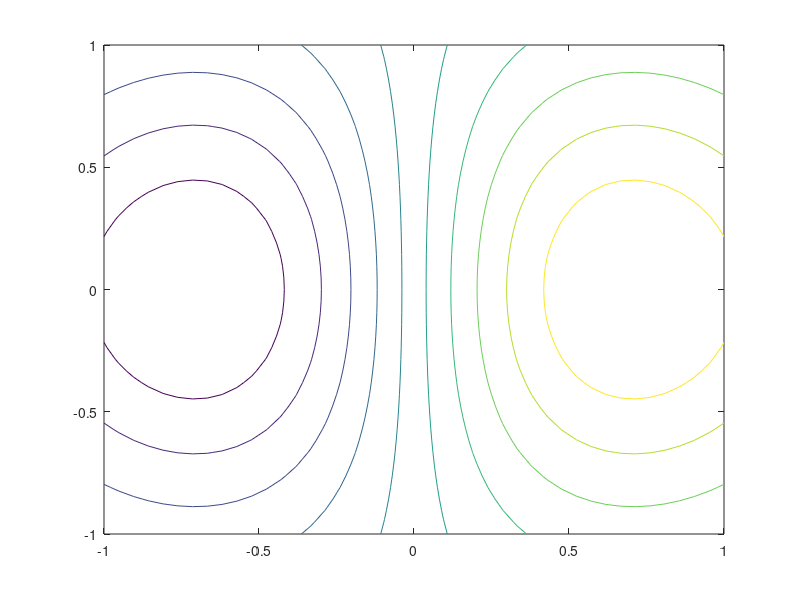

The MATLAB source for this figure: (Note: this script raises an error after producing the figure.)
function tmp
[x,y]=meshgrid(-1:1/21:1);
z=x.*exp(-x.^2-y.^2);
[c,h]=contour(x,y,z);
set(h,'EdgeColor',0.45*[1 1 1])
ndx=1:3:length(x);
x=x(ndx,ndx); y=y(ndx,ndx); z=z(ndx,ndx);
[u,v]=gradient(z,1/7);
p1=[x(:),y(:)]; u=u(:); v=v(:);
m=abs(u+i*v); % gradient magnitude
daspect([1 1 1]), set(gca,'color',0.3*[1 1 1])
hold on, colormap hot, scale=0.4;
arrow3(p1,p1+scale*[u,v],'|',min(1.25*m,0.85))
hold off, h=colorbar;
set(h,'YTickLabel',num2str(str2double(get(h,...
  'YTickLabel'))/scale))
keyboard


function hn=arrow3(p1,p2,s,w,h,ip,alpha,beta)
% ARROW3 (R13)
%   ARROW3(P1,P2) draws lines from P1 to P2 with directional arrowheads.
%   P1 and P2 are either nx2 or nx3 matrices.  Each row of P1 is an
%   initial point, and each row of P2 is a terminal point.
%
%   ARROW3(P1,P2,S,W,H,IP,ALPHA,BETA) can be used to specify properties
%   of the line, initial point marker, and arrowhead.  S is a character
%   string made with one element from any or all of the following 3
%   columns:
%
%     Color Switches      LineStyle            LineWidth
%     ------------------  -------------------  --------------------
%     k  blacK (default)  -  solid (default)   0.5 points (default)
%     y  Yellow           :  dotted            0   no lines
%     m  Magenta          -. dashdot           /   LineWidthOrder
%     c  Cyan             -- dashed
%     r  Red              *  LineStyleOrder            _______ __  
%     g  Green                                       ^        |    
%     b  Blue                                       / \       |    
%     w  White                        Arrowhead    /   \   Height  
%     a  Asparagus                                /     \     |    
%     d  Dark gray                               /       \    |    
%     e  Evergreen                              /___   ___\ __|__  
%     f  Firebrick                             |    | |    |       
%     h  Hot pink                              |-- Width --|       
%     i  Indigo                                |    | |    |       
%     j  Jade                                       | |            
%     l  Light gray                                 | |            
%     n  Nutbrown                                   | |            
%     p  Pear                                       | |            
%     q  kumQuat                      Line       -->| |<--LineWidth
%     s  Sky blue                                   | |            
%     t  Tawny                                      | |            
%     u  bUrgundy                                   | |            
%     v  Violet                                     | |            
%     z  aZure                                      | |            
%     x  random                       Initial      /   \           
%     o  colorOrder                   Point    -->(     )<--IP     
%     |  magnitude                    Marker       \_ _/           
%
%     -------------------------------------------------------------
%                          Color Equivalencies
%     -------------------------------------------------------------
%     ColorOrder     Arrow3         |     Simulink       Arrow3
%     ----------     ----------     |     ----------     ----------
%     Color1         Blue           |     LightBlue      aZure
%     Color2         Evergreen      |     DarkGreen      Asparagus
%     Color3         Red            |     Orange         kumQuat
%     Color4         Sky blue       |     Gray           Light gray
%     Color5         Violet         |
%     Color6         Pear           |
%     Color7         Dark gray      |
%     -------------------------------------------------------------
%
%   The components of S may be specified in any order.  Invalid
%   characters in S will be ignored and replaced by default settings.
%
%   Prefixing the color code with '_' produces a darker shade, e.g.
%   '_t' is dark tawny; prefixing the color code with '^' produces a
%   lighter shade, e.g. '^q' is light kumquat.  The relative brightness
%   of light and dark color shades is controlled by the scalar parameter
%   BETA.  Color code prefixes do not affect black (k), white (w), or
%   the special color switches (xo|).
%
%   ColorOrder may be achieved in two fashions:  The user may either
%   set the ColorOrder property (using RGB triples) or define the
%   global variable ColorOrder (using a string of valid color codes).
%   If the color switch is specified with 'o', and the global variable
%   ColorOrder is a string of color codes (color switches less 'xo|',
%   optionally prefixed with '_' or '^'), then the ColorOrder property
%   will be set to the sequence of colors indicated by the ColorOrder
%   variable.  The color sequence 'bersvpd' matches the default
%   ColorOrder property.  If the color switch is specified with 'o', and
%   the global variable ColorOrder is empty or invalid, then the current
%   ColorOrder property will be used.  Note that the ColorOrder variable
%   takes precedence over the ColorOrder property.
%
%   The magnitude color switch is used to visualize vector magnitudes
%   in conjunction with a colorbar.  If the color switch is specified
%   with '|', colors are linearly interpolated from the current ColorMap
%   according to the length of the associated line.  This option sets
%   CLim to [MinM,MaxM], where MinM and MaxM are the minimum and maximum
%   magnitudes, respectively.
%
%   The current LineStyleOrder property will be used if LineStyle is
%   specified with '*'.  MATLAB cycles through the line styles defined
%   by the LineStyleOrder property only after using all colors defined
%   by the ColorOrder property.  If however, the global variable
%   LineWidthOrder is defined, and LineWidth is specified with '/',
%   then each line will be drawn with sequential color, linestyle, and
%   linewidth.
%
%   W (default = 1) is a vector of arrowhead widths; use W = 0 for no
%   arrowheads.  H (default = 3W) is a vector of arrowhead heights.  If
%   vector IP is neither empty nor negative, initial point markers will
%   be plotted with diameter IP; for default diameter W, use IP = 0.
%   The units of W, H and IP are 1/72 of the PlotBox diagonal.
%
%   ALPHA (default = 1) is a vector of FaceAlpha values ranging between
%   0 (clear) and 1 (opaque).  FaceAlpha is a surface (arrowhead and
%   initial point marker) property and does not affect lines.  FaceAlpha
%   is not supported for 2D rendering.
%
%   BETA (default = 0.4) is a scalar that controls the relative
%   brightness of light and dark color shades, ranging between 0 (no
%   contrast) and 1 (maximum contrast).
%
%   Plotting lines with a single color, linestyle, and linewidth is
%   faster than plotting lines with multiple colors and/or linestyles.
%   Plotting lines with multiple linewidths is slower still.  ARROW3
%   chooses renderers that produce the best screen images; exported
%   or printed plots may benefit from different choices.
%
%   ARROW3(P1,P2,S,W,H,'cone',...) will plot cones with bases centered
%   on P1 in the direction given by P2.  In this instance, P2 is
%   interpreted as a direction vector instead of a terminal point.
%   Neither initial point markers nor lines are plotted with the 'cone'
%   option.
%
%   HN = ARROW3(P1,P2,...) returns a vector of handles to line and
%   surface objects created by ARROW3.
%
%   ARROW3 COLORS will plot a table of named colors with default
%   brightness.  ARROW3('colors',BETA) will plot a table of named
%   colors with brightness BETA.
%
%   ARROW3 attempts to preserve the appearance of existing axes.  In
%   particular, ARROW3 will not change XYZLim, View, or CameraViewAngle.
%   ARROW3 does not, however, support stretch-to-fill scaling.  AXIS
%   NORMAL will restore the current axis box to full size and remove any
%   restrictions on the scaling of units, but will likely result in
%   distorted arrowheads and initial point markers.  See
%   (arrow3_messes_up_my_plots.html).
%
%   If a particular aspect ratio or variable limit is required, use
%   DASPECT, PBASPECT, AXIS, or XYZLIM commands before calling ARROW3.
%   Changing limits or aspect ratios after calling ARROW3 may alter the
%   appearance of arrowheads and initial point markers.  ARROW3 sets
%   XYZCLimMode to manual for all plots, sets DataAspectRatioMode to
%   manual for linear plots, and sets PlotBoxAspectRatioMode to manual
%   for log plots and 3D plots.  CameraViewAngleMode is also set to
%   manual for 3D plots.
%
%   ARROW3 UPDATE will restore the appearance of arrowheads and
%   initial point markers that have become corrupted by changes to
%   limits or aspect ratios.  ARROW3('update',SF) will redraw initial
%   point markers and arrowheads with scale factor SF.  If SF has one
%   element, SF scales W, H and IP.  If SF has two elements, SF(1)
%   scales W and IP, and SF(2) scales H.  If SF has three elements,
%   SF(1) scales W, SF(2) scales H, and SF(3) scales IP.  All sizes are
%   relative to the current PlotBox diagonal.
%
%   ARROW3 UPDATE COLORS will update the magnitude coloring of
%   arrowheads, initial point markers, and lines to conform to the
%   current ColorMap.
%
%   HN = ARROW3('update',...) returns a vector of handles to updated
%   objects.
%
%   EXAMPLES:
%
%     % 2D vectors
%     arrow3([0 0],[1 3])
%     arrow3([0 0],[1 2],'-.e')
%     arrow3([0 0],[10 10],'--x2',1)
%     arrow3(zeros(10,2),50*rand(10,2),'x',1,3)
%     arrow3(zeros(10,2),[10*rand(10,1),500*rand(10,1)],'u')
%     arrow3(10*rand(10,2),50*rand(10,2),'x',1,[],1)
%
%     % 3D vectors
%     arrow3([0 0 0],[1 1 1])
%     arrow3(zeros(20,3),50*rand(20,3),'--x1.5',2)
%     arrow3(zeros(100,3),50*rand(100,3),'x',1,3)
%     arrow3(zeros(10,3),[10*rand(10,1),500*rand(10,1),50*rand(10,1)],'a')
%     arrow3(10*rand(10,3),50*rand(10,3),'x',[],[],0)
%
%     % 3D animation
%     t=(0:pi/40:8*pi)'; u=cos(t); v=sin(t);
%     plot3(20*t,u,v)
%     axis([0,600,-1.5,1.5,-1.5,1.5])
%     grid on, view(35,25)
%     hold on
%     pbaspect([1.8,1.4,1])
%     arrow3(zeros(3),diag([500,1.5,1.5]),'l',0.7,[],0)
%     p=[20*t,u,v]; inc=4:1:length(t);
%     p2=p(inc,:); p1=p(inc-1,:);
%     hn=arrow3(p1(1,:),p2(1,:),'0_b',0.7);
%     for i=2:1:length(p1)
%       delete(hn)
%       hn=arrow3(p1(i,:),p2(i,:),'0_b',0.7);
%       pause(0.01)
%     end
%     hold off
%
%     % Cone plot
%     t=(pi/8:pi/8:2*pi)'; p1=[cos(t) sin(t) t]; p2=repmat([0 0 1],16,1);
%     arrow3(p1,p2,'x',2,4,'cone'), hold on
%     plot3(p1(:,1),p1(:,2),p1(:,3)), hold off
%     pause % change cone size
%     arrow3('update',[1,2])
%
%     % Just for fun
%     arrow3(zeros(100,3),50*rand(100,3),'x',8,4,[],0.95)
%     light('position',[-10 -10 -10],'style','local')
%     light('position',[60,60,60]), lighting gouraud
%
%     % ColorOrder variable, color code prefixes, and Beta
%     global ColorOrder, ColorOrder='^ui^e_hq^v';
%     theta=[0:pi/22:pi/2]';
%     arrow3(zeros(12,2),[cos(theta),sin(theta)],'1.5o',1.5,[],[],[],0.5)
%
%     % ColorOrder property, LineStyleOrder, and LineWidthOrder
%     global ColorOrder, ColorOrder=[];
%     set(gca,'ColorOrder',[1,0,0;0,0,1;0.25,0.75,0.25;0,0,0])
%     set(gca,'LineStyleOrder',{'-','--','-.',':'})
%     global LineWidthOrder, LineWidthOrder=[1,2,4,8];
%     w=[1,2,3,4]; h=[4,6,4,2];
%     arrow3(zeros(4,2),[10*rand(4,1),500*rand(4,1)],'o*/',w,h,0)
%
%     % Magnitude coloring
%     colormap spring
%     arrow3(20*randn(20,3),50*randn(20,3),'|',[],[],0)
%     set(gca,'color',0.7*[1,1,1])
%     set(gcf,'color',0.5*[1,1,1]), grid on, colorbar
%     pause % change the ColorMap and update colors
%     colormap hot
%     arrow3('update','colors')
%
%     % LogLog plot
%     set(gca,'xscale','log','yscale','log');
%     axis([1e2,1e8,1e-2,1e-1]); hold on
%     p1=repmat([1e3,2e-2],15,1);
%     q1=[1e7,1e6,1e5,1e4,1e3,1e7,1e7,1e7,1e7,1e7,1e7,1e6,1e5,1e4,1e3];
%     q2=1e-2*[9,9,9,9,9,7,5,4,3,2,1,1,1,1,1]; p2=[q1',q2'];
%     global ColorOrder, ColorOrder=[];
%     set(gca,'ColorOrder',rand(15,3))
%     arrow3(p1,p2,'o'), grid on, hold off
%
%     % SemiLogX plot
%     set(gca,'xscale','log','yscale','linear');
%     axis([1e2,1e8,1e-2,1e-1]); hold on
%     p1=repmat([1e3,0.05],15,1);
%     q1=[1e7,1e6,1e5,1e4,1e3,1e7,1e7,1e7,1e7,1e7,1e7,1e6,1e5,1e4,1e3];
%     q2=1e-2*[9,9,9,9,9,7,5,4,3,2,1,1,1,1,1]; p2=[q1',q2'];
%     arrow3(p1,p2,'x'), grid on, hold off
%
%     % SemiLogY plot
%     set(gca,'xscale','linear','yscale','log');
%     axis([2,8,1e-2,1e-1]); hold on
%     p1=repmat([3,2e-2],17,1);
%     q1=[7,6,5,4,3,7,7,7,7,7,7,7,7,6,5,4,3];
%     q2=1e-2*[9,9,9,9,9,8,7,6,5,4,3,2,1,1,1,1,1]; p2=[q1',q2'];
%     set(gca,'LineStyleOrder',{'-','--','-.',':'})
%     arrow3(p1,p2,'*',1,[],0), grid on, hold off
%
%     % Color tables
%     arrow3('colors')           % default color table
%     arrow3('colors',0.3)       % low contrast color table
%     arrow3('colors',0.5)       % high contrast color table
%
%     % Update initial point markers and arrowheads
%     % relative to the current PlotBox diagonal
%     arrow3('update')           % redraw same size
%     arrow3('update',2)         % redraw double size
%     arrow3('update',0.5)       % redraw half size
%     arrow3('update',[0.5,2,1]) % redraw W half size,
%                                %        H double size, and
%                                %        IP same size
%
%     See also (arrow3_examples.html), (arrow3_messes_up_my_plots.html).

%   Copyright(c)2002-2013 Version 5.15
%     Tom Davis (tdavis@metzgerwillard.com)
%     Jeff Chang

%   Revision History:
%
%     01/15/13 - Use AppData instead of UserData. (TD)
%     07/27/11 - Added animation example. (TD)
%     05/13/09 - Corrected spelling errors (TD)
%     03/16/08 - Updated contact information (TD)
%     10/23/07 - Corrected zero magnitude exclusion (TD)
%     09/08/07 - Added cone plot option; removed adaptive grid
%                spacing; corrected scale factor; removed "nearly"
%                tight limits (TD)
%     07/24/07 - Ignore zero-magnitude input (TD)
%     07/08/07 - Modified named colors to match named Simulink
%                colors; added light and dark shades for basic
%                colors (ymcrgb) (TD)
%     07/01/07 - Modified named colors to match default ColorOrder
%                colors (TD)
%     06/24/07 - Error checking for empty P1, P2 (TD)
%     06/17/07 - Trim colors,W,H,IP,ALPHA to LENGTH(P1) (TD)
%     05/27/07 - Magnitude coloring and documentation revision (TD)
%     03/10/07 - Improved code metrics (TD)
%     02/21/07 - Preserve existing axis appearance;
%                use relative sizes for W, H, and IP;
%                removed version checking; minor bug fixes (TD) 
%     01/09/04 - Replaced calls to LINSPACE, INTERP1, and
%                COLORMAP (TD)
%     12/17/03 - Semilog examples, CAXIS support, magnitude
%                coloring, and color updating; use CData instead
%                of FaceColor; minor bug fixes (TD)
%     07/17/03 - Changed 2D rendering from OpenGL to ZBuffer;
%                defined HN for COLORS and UPDATE options (TD)
%     02/27/03 - Replaced calls to RANDPERM, VIEW, REPMAT, SPHERE,
%                and CYLINDER; added ZBuffer for log plots, RESET
%                for CLA and CLF, and ABS for W and H (TD)
%     02/01/03 - Added UPDATE scale factor and MATLAB version
%                checking, replaced call to CROSS (TD)
%     12/26/02 - Added UserData and UPDATE option (TD)
%     11/16/02 - Added more named colors, color code prefix,
%                global ColorOrder, ALPHA , and BETA (TD)
%     10/12/02 - Added global LineWidthOrder,
%                vectorized W, H and IP (TD)
%     10/05/02 - Changed CLF to CLA for subplot support,
%                added ColorOrder and LineStyleOrder support (TD)
%     04/27/02 - Minor log plot revisions (TD)
%     03/26/02 - Added log plot support (TD)
%     03/24/02 - Adaptive grid spacing control to trade off
%                appearance vs. speed based on size of matrix (JC)
%     03/16/02 - Added "axis tight" for improved appearance (JC)
%     03/12/02 - Added initial point marker (TD)
%     03/03/02 - Added aspect ratio support (TD)
%     03/02/02 - Enhanced program's user friendliness (JC)
%                (lump Color, LineStyle, and LineWidth together)
%     03/01/02 - Replaced call to ROTATE (TD)
%     02/28/02 - Modified line plotting,
%                added linewidth and linestyle (TD)
%     02/27/02 - Minor enhancements on 3D appearance (JC)
%     02/26/02 - Minor enhancements for speed (TD&JC)
%     02/26/02 - Optimize PLOT3 and SURF for speed (TD)
%     02/25/02 - Return handler, error handling, color effect,
%                generalize for 2D/3D vectors (JC)
%     02/24/02 - Optimize PLOT3 and SURF for speed (TD)
%     02/23/02 - First release (JC&TD)

%-------------------------------------------------------------------------
% Error Checking
global LineWidthOrder ColorOrder
if nargin<8 || isempty(beta), beta=0.4; end
beta=abs(beta(1)); if nargout, hn=[]; end
if strcmpi(p1,'colors')                            % plot color table
  if nargin>1, beta=abs(p2(1)); end
  LocalColorTable(1,beta); return
end
fig=gcf; ax=gca;
if strcmpi(p1,'update'), ad=getappdata(ax,'Arrow3');    % update
  LocalLogCheck(ax);
  if size(ad,2)<13, error('Invalid AppData'), end
  setappdata(ax,'Arrow3',[]); sf=[1,1,1]; flag=0;
  if nargin>1
    if strcmpi(p2,'colors'), flag=1;               % update colors
    elseif ~isempty(p2)                            % update surfaces
      sf=p2(1)*sf; n=length(p2(:));
      if n>1, sf(2)=p2(2); if n>2, sf(3)=p2(3); end, end
    end
  end
  H=LocalUpdate(fig,ax,ad,sf,flag); if nargout, hn=H; end, return
end
InputError=['Invalid input, type HELP ',upper(mfilename),...
  ' for usage examples'];
if nargin<2, error(InputError), end
[r1,c1]=size(p1); [r2,c2]=size(p2);
if c1<2 || c1>3 || r1*r2==0, error(InputError), end
if r1~=r2, error('P1 and P2 must have same number of rows'), end
if c1~=c2, error('P1 and P2 must have same number of columns'), end
p=sum(abs(p2-p1),2)~=0; cone=0;
if nargin>5 && ~isempty(ip) && strcmpi(ip,'cone')  % cone plot
  cone=1; p=sum(p2,2)~=0;
  if ~any(p), error('P2 cannot equal 0'), end
  set(ax,'tag','Arrow3ConePlot');
elseif ~any(p), error('P1 cannot equal P2')
end
if ~all(p)
  warning('Arrow3:ZeroMagnitude','Zero magnitude ignored')
  p1=p1(p,:); p2=p2(p,:); [r1,c1]=size(p1);
end
n=r1; Zeros=zeros(n,1);
if c1==2, p1=[p1,Zeros]; p2=[p2,Zeros];
elseif ~any([p1(:,3);p2(:,3)]), c1=2; end
L=get(ax,'LineStyleOrder'); C=get(ax,'ColorOrder');
ST=get(ax,'DefaultSurfaceTag'); LT=get(ax,'DefaultLineTag');
EC=get(ax,'DefaultSurfaceEdgeColor');
if strcmp(get(ax,'nextplot'),'add') && strcmp(get(fig,'nextplot'),'add')
  Xr=get(ax,'xlim'); Yr=get(ax,'ylim'); Zr=get(ax,'zlim');
  [xs,ys,xys]=LocalLogCheck(ax); restore=1;
  if xys, mode='auto';
    if any([p1(:,3);p2(:,3)]), error('3D log plot not supported'), end
    if (xs && ~all([p1(:,1);p2(:,1)]>0)) || ...
       (ys && ~all([p1(:,2);p2(:,2)]>0))
       error('Nonpositive log data not supported')
    end
  else mode='manual';
    if strcmp(get(ax,'WarpToFill'),'on')
      warning('Arrow3:WarpToFill',['Stretch-to-fill scaling not ',...
        'supported;\nuse DASPECT or PBASPECT before calling ARROW3.']);
    end
  end
  set(ax,'XLimMode',mode,'YLimMode',mode,'ZLimMode',mode,...
    'CLimMode','manual');
else restore=0; cla reset; xys=0; set(fig,'nextplot','add');
  if c1==2, azel=[0,90]; else azel=[-37.5,30]; end
  setappdata(ax,'Arrow3',[]);
  set(ax,'nextplot','add','View',azel);
end

%-------------------------------------------------------------------------
% Style Control
[vc,cn]=LocalColorTable(0); prefix=''; OneColor=0;
if nargin<3, [c,ls,lw]=LocalValidateCLSW;% default color, linestyle/width
else 
  [c,ls,lw]=LocalValidateCLSW(s);
  if length(c)>1, if sum('_^'==c(1)), prefix=c(1); end, c=c(2); end
  if c=='x'                              % random named color (less white)
    [ignore,i]=sort(rand(1,23)); c=cn(i,:);        %#ok
  elseif c=='o'                                    % ColorOrder
    if length(ColorOrder)
      [c,failed]=LocalColorMap(lower(ColorOrder),vc,cn,beta);
      if failed, ColorOrderWarning=['Invalid ColorOrder ',...
        'variable, current ColorOrder property will be used'];
        warning('Arrow3:ColorOrder',ColorOrderWarning)
      else C=c;
      end
    end, c=C;
  elseif c=='|', map=get(fig,'colormap');          % magnitude coloring
    M=(p1-p2); M=sqrt(sum(M.*M,2)); minM=min(M); maxM=max(M);
    if maxM-minM<1, minM=0; end
    set(ax,'clim',[minM,maxM]); c=LocalInterp(minM,maxM,map,M);
  elseif ~sum(vc==c), c='k'; ColorWarning=['Invalid color switch, ',...
    'default color (black) will be used'];
    warning('Arrow3:Color',ColorWarning)
  end
end
if length(c)==1                                    % single color
  c=LocalColorMap([prefix,c],vc,cn,beta); OneColor=1;
end
set(ax,'ColorOrder',c); c=LocalRepmat(c,[ceil(n/size(c,1)),1]);
if ls~='*', set(ax,'LineStyleOrder',ls); end       % LineStyleOrder
if lw=='/'                                         % LineWidthOrder
  if length(LineWidthOrder)
    lw=LocalRepmat(LineWidthOrder(:),[ceil(n/length(LineWidthOrder)),1]);
  else lw=0.5; LineWidthOrderWarning=['Undefined LineWidthOrder, ',...
    'default width (0.5) will be used'];
    warning('Arrow3:LineWidthOrder',LineWidthOrderWarning)
  end
end
if nargin<4 || isempty(w), w=1; end                % width
w=LocalRepmat(abs(w(:)),[ceil(n/length(w)),1]);
if nargin<5 || isempty(h), h=3*w; end              % height
h=LocalRepmat(abs(h(:)),[ceil(n/length(h)),1]);
if nargin>5 && ~isempty(ip) && ~cone               % ip
  ip=LocalRepmat(ip(:),[ceil(n/length(ip)),1]);
  i=find(ip==0); ip(i)=w(i);
else ip=-ones(n,1);
end
if nargin<7 || isempty(alpha), alpha=1; end
a=LocalRepmat(alpha(:),[ceil(n/length(alpha)),1]); % FaceAlpha

%-------------------------------------------------------------------------
% Log Plot
if xys
  units=get(ax,'units'); set(ax,'units','points');
  pos=get(ax,'position'); set(ax,'units',units);
  if strcmp(get(ax,'PlotBoxAspectRatioMode'),'auto')
    set(ax,'PlotBoxAspectRatio',[pos(3),pos(4),1]);
  end
  par=get(ax,'PlotBoxAspectRatio');
  set(ax,'DataAspectRatio',[par(2),par(1),par(3)]);
  % map coordinates onto unit square
  q=[p1;p2]; xr=Xr; yr=Yr;
  if xs, xr=log10(xr); q(:,1)=log10(q(:,1)); end
  if ys, yr=log10(yr); q(:,2)=log10(q(:,2)); end
  q=q-LocalRepmat([xr(1),yr(1),0],[2*n,1]);
  dx=xr(2)-xr(1); dy=yr(2)-yr(1);
  q=q*diag([1/dx,1/dy,1]);
  q1=q(1:n,:); q2=q(n+1:end,:);
else xs=0; ys=0; dx=0; dy=0; xr=0; yr=0;
end

%-------------------------------------------------------------------------
% Line
if ~cone
  set(ax,'DefaultLineTag','arrow3');
  if length(lw)==1
    if lw>0
      if OneColor && ls(end)~='*' && n>1 % single color, linestyle/width
        P=zeros(3*n,3); i=1:n;
        P(3*i-2,:)=p1(i,:); P(3*i-1,:)=p2(i,:); P(3*i,1)=NaN;
        H1=plot3(P(:,1),P(:,2),P(:,3),'LineWidth',lw);
      else                               % single linewidth
        H1=plot3([p1(:,1),p2(:,1)]',[p1(:,2),p2(:,2)]',...
          [p1(:,3),p2(:,3)]','LineWidth',lw);
      end
    else H1=[];
    end
  else                                   % use LineWidthOrder
    ls=LocalRepmat(cellstr(L),[ceil(n/size(L,1)),1]);
    H1=Zeros;
    for i=1:n
      H1(i)=plot3([p1(i,1),p2(i,1)],[p1(i,2),p2(i,2)],...
        [p1(i,3),p2(i,3)],ls{i},'Color',c(i,:),'LineWidth',lw(i));
    end
  end
else                                     % cone plot
  P=zeros(3*n,3); i=1:n;
  P(3*i-2,:)=p1(i,:); P(3*i-1,:)=p1(i,:); P(3*i,1)=NaN;
  H1=plot3(P(:,1),P(:,2),P(:,3));
end

%-------------------------------------------------------------------------
% Scale
if ~restore, axis tight, end
ar=get(ax,'DataAspectRatio'); ar=sqrt(3)*ar/norm(ar);
set(ax,'DataAspectRatioMode','manual');
if xys, sf=1;
else xr=get(ax,'xlim'); yr=get(ax,'ylim'); zr=get(ax,'zlim');
  sf=norm(diff([xr;yr;zr],1,2)./ar')/72;
end

%-------------------------------------------------------------------------
% AppData
c=c(1:n,:); w=w(1:n); h=h(1:n); ip=ip(1:n); a=a(1:n);
setappdata(ax,'Arrow3',[getappdata(ax,'Arrow3');p1,p2,c,w,h,ip,a]);

%-------------------------------------------------------------------------
% Arrowhead
whip=sf*[w,h,ip];
if xys, whip=whip*sqrt(2)/72; p1=q1; p2=q2; end
w=whip(:,1); h=whip(:,2); ip=whip(:,3);
if cone                                            % cone plot
  delete(H1), H1=[];
  p2=p2./LocalRepmat(sqrt(sum(p2.*p2,2)),[1,3]);
  p2=p1+p2.*LocalRepmat(ar,[n,1]).*LocalRepmat(h,[1,3]);
end
W=(p1-p2)./LocalRepmat(ar,[n,1]);
W=W./LocalRepmat(sqrt(sum(W.*W,2)),[1,3]);         % new z direction
U=[-W(:,2),W(:,1),Zeros];
N=sqrt(sum(U.*U,2)); i=find(N<eps); j=length(i);
U(i,:)=LocalRepmat([1,0,0],[j,1]); N(i)=ones(j,1);
U=U./LocalRepmat(N,[1,3]);                         % new x direction
V=[W(:,2).*U(:,3)-W(:,3).*U(:,2),...               % new y direction
  W(:,3).*U(:,1)-W(:,1).*U(:,3),...
  W(:,1).*U(:,2)-W(:,2).*U(:,1)];

m=20;                               % surface grid spacing
set(ax,'DefaultSurfaceTag','arrow3','DefaultSurfaceEdgeColor','none');
r=[0;1]; theta=(0:m)/m*2*pi; Ones=ones(1,m+1);
x=r*cos(theta); y=r*sin(theta); z=r*Ones;
G=surface(x/2,y/2,z); dar=diag(ar);
X=get(G,'XData'); Y=get(G,'YData'); Z=get(G,'ZData');
H2=Zeros; [j,k]=size(X);
for i=1:n                           % translate, rotate, and scale
  H2(i)=copyobj(G,ax);
  xyz=[w(i)*X(:),w(i)*Y(:),h(i)*Z(:)]*[U(i,:);V(i,:);W(i,:)]*dar;
  x=reshape(xyz(:,1),j,k)+p2(i,1);
  y=reshape(xyz(:,2),j,k)+p2(i,2);
  z=reshape(xyz(:,3),j,k)+p2(i,3);
  LocalSetSurface(xys,xs,ys,dx,dy,xr,yr,...
    x,y,z,a(i),c(i,:),H2(i),2,m+1);
end
delete(G);

%-------------------------------------------------------------------------
% Initial Point Marker
if any(ip>0)
  theta=(-m:2:m)/m*pi; phi=(-m:2:m)'/m*pi/2; cosphi=cos(phi);
  x=cosphi*cos(theta); y=cosphi*sin(theta); z=sin(phi)*Ones;
  G=surface(x*ar(1)/2,y*ar(2)/2,z*ar(3)/2);
  X=get(G,'XData'); Y=get(G,'YData'); Z=get(G,'ZData');
  H3=zeros(n,1);
  for i=1:n                                        % translate
    if ip(i)>0
      H3(i)=copyobj(G,ax);
      x=p1(i,1)+X*ip(i); y=p1(i,2)+Y*ip(i); z=p1(i,3)+Z*ip(i);
      LocalSetSurface(xys,xs,ys,dx,dy,xr,yr,...
        x,y,z,a(i),c(i,:),H3(i),m+1,m+1);
    end
  end, delete(G);
else H3=[];
end

%-------------------------------------------------------------------------
% Finish
if restore, xr=Xr; yr=Yr; zr=Zr;
  if xys, set(ax,'DataAspectRatioMode','auto'); end
else
  axis tight
  xr=get(ax,'xlim'); yr=get(ax,'ylim'); zr=get(ax,'zlim');
  set(ax,'nextplot','replace');
end
azel=get(ax,'view');
if abs(azel(2))==90, renderer='ZBuffer'; else renderer='OpenGL'; c1=3; end
set(fig,'Renderer',renderer);
set(ax,'LineStyleOrder',L,'ColorOrder',C,'DefaultLineTag',LT,...
  'DefaultSurfaceTag',ST,'DefaultSurfaceEdgeColor',EC,...
  'xlim',xr,'ylim',yr,'zlim',zr,'clim',get(ax,'CLim'));
if c1==3, set(ax,'CameraViewAngle',get(ax,'CameraViewAngle'),...
   'PlotBoxAspectRatio',get(ax,'PlotBoxAspectRatio'));
end
if nargout, hn=[H1(:);H2(:);H3(:)]; end

%-------------------------------------------------------------------------
% Local Functions
%-------------------------------------------------------------------------
% Update
function H=LocalUpdate(fig,ax,ad,sf,flag)
global ColorOrder
p1=ad(:,1:3); p2=ad(:,4:6); c=ad(:,7:9); a=ad(:,13);
w=sf(1)*ad(:,10); h=sf(2)*ad(:,11); ip=sf(3)*ad(:,12);
H=get(ax,'children'); tag=get(H,'tag'); type=get(H,'type');
delete(H(strcmp(tag,'arrow3') & strcmp(type,'surface')));
set(fig,'nextplot','add'); set(ax,'nextplot','add'); H1=[];
if flag, map=get(fig,'colormap');                  % update colors
  M=(p1-p2); M=sqrt(sum(M.*M,2)); minM=min(M); maxM=max(M);
  H1=H(strcmp(tag,'arrow3') & strcmp(type,'line'));
  MagnitudeWarning=['Cannot perform magnitude coloring on lines ',...
    'that\nwere drawn with a single color, linestyle, and linewidth'];
  if length(H1)>1
    for i=1:length(H1)                             % update line colors
      x=get(H1(i),'xdata'); y=get(H1(i),'ydata'); z=get(H1(i),'zdata');
      if length(x)>2                               % multiple lines
        warning('Arrow3:Magnitude',MagnitudeWarning), continue
      end
      m=sqrt((x(1)-x(2))^2+(y(1)-y(2))^2+(z(1)-z(2))^2);
      c=LocalInterp(minM,maxM,map,m); set(H1(i),'color',c);
    end
  elseif length(H1)==1
    warning('Arrow3:Magnitude',MagnitudeWarning)
  end
  c=LocalInterp(minM,maxM,map,M);
end
set(ax,'ColorOrder',c);                            % update surfaces
ColorOrder=[];
if strcmp(get(ax,'tag'),'Arrow3ConePlot')
     H=arrow3(p1,p2,'o' ,w,h,'cone',a);            % update cones
else H=arrow3(p1,p2,'o0',w,h,    ip,a);
end, H=[H1(:);H(:)];
set(ax,'nextplot','replace');

%-------------------------------------------------------------------------
% SetSurface
function LocalSetSurface(xys,xs,ys,dx,dy,xr,yr,x,y,z,a,c,H,n,m)
if xys
  x=x*dx+xr(1); y=y*dy+yr(1);
  if xs, x=10.^x; end
  if ys, y=10.^y; end
end
cd=zeros(n,m,3); cd(:,:,1)=c(1); cd(:,:,2)=c(2); cd(:,:,3)=c(3);
set(H,'XData',x,'YData',y,'ZData',z,'CData',cd,'FaceAlpha',a);

%-------------------------------------------------------------------------
% ColorTable
function [vc,cn]=LocalColorTable(n,beta)
vc='kymcrgbadefhijlnpqstuvzw';                     % valid color codes
%                k               y               m               c
cn=[0.00,0.00,0.00; 1.00,1.00,0.00; 1.00,0.00,1.00; 0.00,1.00,1.00;
%                r               g               b               a
    1.00,0.00,0.00; 0.00,1.00,0.00; 0.00,0.00,1.00; 0.42,0.59,0.24;
%                d               e               f               h
    0.25,0.25,0.25; 0.00,0.50,0.00; 0.70,0.13,0.13; 1.00,0.41,0.71;
%                i               j               l               n
    0.29,0.00,0.51; 0.00,0.66,0.42; 0.50,0.50,0.50; 0.50,0.20,0.00;
%                p               q               s               t
    0.75,0.75,0.00; 1.00,0.50,0.00; 0.00,0.75,0.75; 0.80,0.34,0.00;
%                u               v               z               w
    0.50,0.00,0.13; 0.75,0.00,0.75; 0.38,0.74,0.99; 1.00,1.00,1.00];

% Named Simulink Colors (zaql)
% LightBlue = 0.38  0.74  0.99 = aZure
% DarkGreen = 0.42  0.59  0.24 = Asparagus
% Orange    = 1.00  0.50  0.00 = kumQuat
% Gray      = 0.50  0.50  0.50 = Light gray
%
% Default ColorOrder Property Colors (bersvpd)
% Color1    = 0.00  0.00  1.00 = Blue
% Color2    = 0.00  0.50  0.00 = Evergreen
% Color3    = 1.00  0.00  0.00 = Red
% Color4    = 0.00  0.75  0.75 = Sky blue
% Color5    = 0.75  0.00  0.75 = Violet
% Color6    = 0.75  0.75  0.00 = Pear
% Color7    = 0.25  0.25  0.25 = Dark gray

if n, clf reset                                    % plot color table
  name={'blacK','Yellow','Magenta','Cyan',...
    'Red','Green','Blue','Asparagus',...
    'Dark gray','Evergreen','Firebrick','Hot pink',...
    'Indigo','Jade','Light gray','Nutbrown',...
    'Pear','kumQuat','Sky blue','Tawny',...
    'bUrgundy','Violet','aZure','White'};
  c=['yptn';'gjae';'czsb';'hmvi';'qrfu';'wldk'];
  set(gcf,'DefaultAxesXTick',[],'DefaultAxesYTick',[],...
    'DefaultAxesXTickLabel',[],'DefaultAxesYTickLabel',[],...
    'DefaultAxesXLim',[0,0.75],'DefaultAxesYLim',[0,0.75],...
    'DefaultRectangleEdgeColor','none');
  for i=1:24, subplot(4,6,i); box on
    j=find(vc==c(i)); title(name{j});
    dark=LocalBrighten(cn(j,:),-beta);
    light=LocalBrighten(cn(j,:),beta);
    rectangle('Position',[0,0.00,0.75,0.25],'FaceColor',dark);
    rectangle('Position',[0,0.25,0.75,0.25],'FaceColor',cn(j,:));
    rectangle('Position',[0,0.50,0.75,0.25],'FaceColor',light);
    rectangle('Position',[0,0.00,0.75,0.75],'EdgeColor','k');
    if rem(i,6)==1
      set(gca,'YTickLabel',{'dark','normal','light'},...
        'YTick',[0.125,0.375,0.625]);
      if i==19
        text(0,-0.25,['{\bf\itARROW3}  Named Color Table  ',...
            '( \beta = ',num2str(beta),' )']);
      end
    end
  end
end

%-------------------------------------------------------------------------
% ColorMap
function [C,failed]=LocalColorMap(c,vc,cn,beta)
n=length(c); failed=0; C=zeros(n,3); i=1; j=1;
while 1
  if ~sum([vc,'_^']==c(i)), failed=1; break, end
  if sum('_^'==c(i))
    if i+1>n, failed=1; break, end
    if ~sum(vc==c(i+1)), failed=1; break, end
    cc=cn(vc==c(i+1),:); gamma=beta;
    if c(i)=='_', gamma=-beta; end
    C(j,:)=LocalBrighten(cc,gamma); i=i+2;
  else C(j,:)=cn(vc==c(i),:); i=i+1;
  end
  if i>n, break, end, j=j+1;
end
if n>j, C(j+1:n,:)=[]; end

%-------------------------------------------------------------------------
% Brighten
function C=LocalBrighten(c,beta)
if sum([c==0,c==1])==3 && sum(c==0)<3 && sum(c==1)<3
  if beta<0
    C=(1+beta)*c;
  else
    C=c;  C(C==0)=beta;
  end
else
  C=c.^((1-min(1-sqrt(eps),abs(beta)))^sign(beta));
end

%-------------------------------------------------------------------------
% Repmat
function B=LocalRepmat(A,siz)
if length(A)==1, B(prod(siz))=A; B(:)=A; B=reshape(B,siz);
else [m,n]=size(A); mind=(1:m)'; nind=(1:n)';
  mind=mind(:,ones(1,siz(1))); nind=nind(:,ones(1,siz(2)));
  B=A(mind,nind);
end

%-------------------------------------------------------------------------
% Interp
function v=LocalInterp(xmin,xmax,y,u)
[m,n]=size(y); h=(xmax-xmin)/(m-1); p=length(u); v=zeros(p,n);
k=min(max(1+floor((u-xmin)/h),1),m-1); s=(u-xmin)/h-k+1;
for j=1:n, v(:,j)=y(k,j)+s.*(y(k+1,j)-y(k,j)); end
v(v<0)=0; v(v>1)=1;

%-------------------------------------------------------------------------
% Check for supported log scales
function [xs,ys,xys]=LocalLogCheck(ax)
xs=strcmp(get(ax,'xscale'),'log');
ys=strcmp(get(ax,'yscale'),'log');
zs=strcmp(get(ax,'zscale'),'log');
if zs, error('Z log scale not supported'), end
xys=xs+ys;
if xys, azel=get(ax,'view');
  if abs(azel(2))~=90, error('3D log plot not supported'), end
end

%-------------------------------------------------------------------------
% Generate valid value for color, linestyle and linewidth
function [c,ls,lw]=LocalValidateCLSW(s)
if nargin<1, c='k'; ls='-'; lw=0.5;
else
  % identify linestyle
  if findstr(s,'--'), ls='--'; s=strrep(s,'--','');
  elseif findstr(s,'-.'), ls='-.'; s=strrep(s,'-.','');
  elseif findstr(s,'-'), ls='-'; s=strrep(s,'-','');
  elseif findstr(s,':'), ls=':'; s=strrep(s,':','');
  elseif findstr(s,'*'), ls='*'; s=strrep(s,'*','');
  else ls='-';
  end

  % identify linewidth
  tmp=double(s);
  tmp=find(tmp>45 & tmp<58);
  if length(tmp)
    if any(s(tmp)=='/'), lw='/'; else lw=str2double(s(tmp)); end
    s(tmp)='';
  else lw=0.5;
  end

  % identify color
  if length(s), s=lower(s);
    if length(s)>1, c=s(1:2);
    else c=s(1); end
  else c='k';
  end
end
